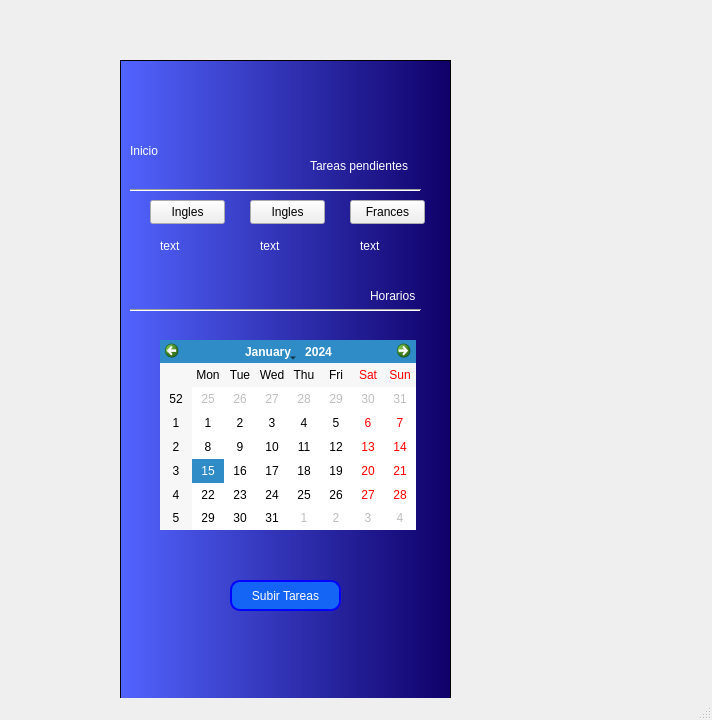
<?xml version="1.0" encoding="UTF-8"?>
<ui version="4.0">
 <class>MainWindow</class>
 <widget class="QMainWindow" name="MainWindow">
  <property name="geometry">
   <rect>
    <x>0</x>
    <y>0</y>
    <width>712</width>
    <height>720</height>
   </rect>
  </property>
  <property name="windowTitle">
   <string>MainWindow</string>
  </property>
  <widget class="QWidget" name="centralwidget">
   <widget class="QLabel" name="Titulo">
    <property name="geometry">
     <rect>
      <x>130</x>
      <y>140</y>
      <width>61</width>
      <height>21</height>
     </rect>
    </property>
    <property name="styleSheet">
     <string notr="true">color: rgb(255, 255, 255);
font: 18pt &quot;Arial&quot;;</string>
    </property>
    <property name="text">
     <string>Inicio</string>
    </property>
   </widget>
   <widget class="QLabel" name="Titulo_2">
    <property name="geometry">
     <rect>
      <x>310</x>
      <y>150</y>
      <width>111</width>
      <height>31</height>
     </rect>
    </property>
    <property name="styleSheet">
     <string notr="true">color: rgb(255, 255, 255);
font: 10pt &quot;Arial&quot;;</string>
    </property>
    <property name="text">
     <string>Tareas pendientes</string>
    </property>
   </widget>
   <widget class="QPushButton" name="pushButton">
    <property name="geometry">
     <rect>
      <x>150</x>
      <y>200</y>
      <width>75</width>
      <height>24</height>
     </rect>
    </property>
    <property name="text">
     <string>Ingles</string>
    </property>
   </widget>
   <widget class="QPushButton" name="pushButton_2">
    <property name="geometry">
     <rect>
      <x>250</x>
      <y>200</y>
      <width>75</width>
      <height>24</height>
     </rect>
    </property>
    <property name="text">
     <string>Ingles</string>
    </property>
   </widget>
   <widget class="QPushButton" name="pushButton_3">
    <property name="geometry">
     <rect>
      <x>350</x>
      <y>200</y>
      <width>75</width>
      <height>24</height>
     </rect>
    </property>
    <property name="text">
     <string>Frances</string>
    </property>
   </widget>
   <widget class="QLabel" name="label">
    <property name="geometry">
     <rect>
      <x>240</x>
      <y>90</y>
      <width>61</width>
      <height>51</height>
     </rect>
    </property>
    <property name="text">
     <string/>
    </property>
    <property name="pixmap">
     <pixmap resource="img.qrc">:/img/logo.png</pixmap>
    </property>
    <property name="scaledContents">
     <bool>true</bool>
    </property>
   </widget>
   <widget class="QPushButton" name="pushButton_4">
    <property name="geometry">
     <rect>
      <x>130</x>
      <y>90</y>
      <width>41</width>
      <height>24</height>
     </rect>
    </property>
    <property name="autoFillBackground">
     <bool>false</bool>
    </property>
    <property name="styleSheet">
     <string notr="true">background-color: transparent;
    border: none;</string>
    </property>
    <property name="text">
     <string/>
    </property>
    <property name="icon">
     <iconset>
      <normaloff>img/flecha.png</normaloff>img/flecha.png</iconset>
    </property>
    <property name="iconSize">
     <size>
      <width>40</width>
      <height>40</height>
     </size>
    </property>
   </widget>
   <widget class="QFrame" name="frame">
    <property name="geometry">
     <rect>
      <x>130</x>
      <y>180</y>
      <width>291</width>
      <height>20</height>
     </rect>
    </property>
    <property name="frameShape">
     <enum>QFrame::Shape::HLine</enum>
    </property>
    <property name="frameShadow">
     <enum>QFrame::Shadow::Sunken</enum>
    </property>
    <property name="lineWidth">
     <number>1</number>
    </property>
   </widget>
   <widget class="QLabel" name="Titulo_3">
    <property name="geometry">
     <rect>
      <x>370</x>
      <y>280</y>
      <width>51</width>
      <height>31</height>
     </rect>
    </property>
    <property name="styleSheet">
     <string notr="true">color: rgb(255, 255, 255);
font: 10pt &quot;Arial&quot;;</string>
    </property>
    <property name="text">
     <string>Horarios</string>
    </property>
   </widget>
   <widget class="QFrame" name="frame_2">
    <property name="geometry">
     <rect>
      <x>130</x>
      <y>300</y>
      <width>291</width>
      <height>20</height>
     </rect>
    </property>
    <property name="frameShape">
     <enum>QFrame::Shape::HLine</enum>
    </property>
    <property name="frameShadow">
     <enum>QFrame::Shadow::Sunken</enum>
    </property>
    <property name="lineWidth">
     <number>1</number>
    </property>
   </widget>
   <widget class="QLabel" name="Titulo_4">
    <property name="geometry">
     <rect>
      <x>160</x>
      <y>230</y>
      <width>51</width>
      <height>31</height>
     </rect>
    </property>
    <property name="styleSheet">
     <string notr="true">color: rgb(255, 255, 255);
font: 10pt &quot;Arial&quot;;</string>
    </property>
    <property name="text">
     <string>text</string>
    </property>
   </widget>
   <widget class="QLabel" name="Titulo_5">
    <property name="geometry">
     <rect>
      <x>360</x>
      <y>230</y>
      <width>51</width>
      <height>31</height>
     </rect>
    </property>
    <property name="styleSheet">
     <string notr="true">color: rgb(255, 255, 255);
font: 10pt &quot;Arial&quot;;</string>
    </property>
    <property name="text">
     <string>text</string>
    </property>
   </widget>
   <widget class="QLabel" name="Titulo_7">
    <property name="geometry">
     <rect>
      <x>260</x>
      <y>230</y>
      <width>51</width>
      <height>31</height>
     </rect>
    </property>
    <property name="styleSheet">
     <string notr="true">color: rgb(255, 255, 255);
font: 10pt &quot;Arial&quot;;</string>
    </property>
    <property name="text">
     <string>text</string>
    </property>
   </widget>
   <widget class="QTableView" name="Espacio1">
    <property name="geometry">
     <rect>
      <x>120</x>
      <y>60</y>
      <width>331</width>
      <height>651</height>
     </rect>
    </property>
    <property name="whatsThis">
     <string>&lt;html&gt;&lt;head/&gt;&lt;body&gt;&lt;p align=&quot;justify&quot;&gt;&lt;img src=&quot;:/img/logo.png.png&quot;/&gt;&lt;/p&gt;&lt;/body&gt;&lt;/html&gt;</string>
    </property>
    <property name="styleSheet">
     <string notr="true">background-color:rgb(255,0,0);
background-color: qlineargradient(spread:pad, x1:0, y1:0, x2:1, y2:0, stop:0 rgba(82, 100, 255, 255), stop:1 rgba(15, 0, 105, 255));</string>
    </property>
   </widget>
   <widget class="QPushButton" name="pushButton_5">
    <property name="geometry">
     <rect>
      <x>230</x>
      <y>580</y>
      <width>111</width>
      <height>31</height>
     </rect>
    </property>
    <property name="autoFillBackground">
     <bool>false</bool>
    </property>
    <property name="styleSheet">
     <string notr="true">background-color: rgb(20, 100, 246);
border-radius: 10px; 
border: 2px solid blue; 
min-width:5px;
min-height:5px;    
color:white;</string>
    </property>
    <property name="text">
     <string>Subir Tareas</string>
    </property>
   </widget>
   <widget class="QCalendarWidget" name="calendario">
    <property name="geometry">
     <rect>
      <x>160</x>
      <y>340</y>
      <width>256</width>
      <height>190</height>
     </rect>
    </property>
    <property name="autoFillBackground">
     <bool>false</bool>
    </property>
   </widget>
   <zorder>Espacio1</zorder>
   <zorder>Titulo</zorder>
   <zorder>Titulo_2</zorder>
   <zorder>pushButton</zorder>
   <zorder>pushButton_2</zorder>
   <zorder>pushButton_3</zorder>
   <zorder>label</zorder>
   <zorder>pushButton_4</zorder>
   <zorder>frame</zorder>
   <zorder>Titulo_3</zorder>
   <zorder>frame_2</zorder>
   <zorder>Titulo_4</zorder>
   <zorder>Titulo_5</zorder>
   <zorder>Titulo_7</zorder>
   <zorder>pushButton_5</zorder>
   <zorder>calendario</zorder>
  </widget>
  <widget class="QMenuBar" name="menubar">
   <property name="geometry">
    <rect>
     <x>0</x>
     <y>0</y>
     <width>712</width>
     <height>22</height>
    </rect>
   </property>
  </widget>
  <widget class="QStatusBar" name="statusbar">
   <property name="sizeGripEnabled">
    <bool>true</bool>
   </property>
  </widget>
 </widget>
 <resources>
  <include location="img.qrc"/>
 </resources>
 <connections/>
</ui>
